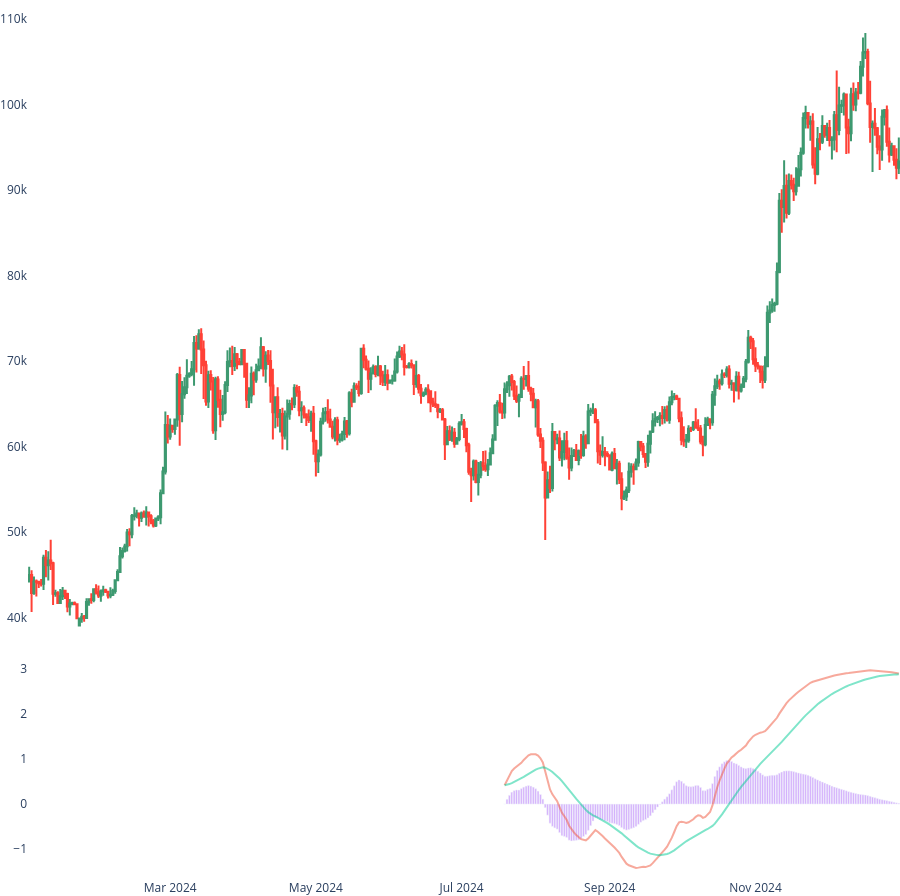

Here is the notebook cell this chart was saved with:
### Code cell
fig = plot(df_macd)
fig.add_trace(go.Scatter(
        x=df_macd['ts'], 
        y=df_macd['macd'],
        opacity=0.5,
        mode='lines',
        name='MACD'
    ), 
    row=2, col=1
)
fig.add_trace(go.Scatter(
        x=df_macd['ts'], 
        y=df_macd['macd_signal'],
        opacity=0.5,
        mode='lines',
        name='SIGNAL'
    ), 
    row=2, col=1
)
fig.add_trace(go.Bar(
        x=df_macd['ts'], 
        y=df_macd['macd_hist'],
        opacity=0.5,
        name='H'
    ), 
    row=2, col=1
)

fig.show()

### Figure 1 — Plotly figure (JSON) as saved in the notebook; plotly's stock layout.template omitted (floating-point values rounded to 4 significant figures; data arrays with more than 128 entries replaced by an {"elided": "..."} marker saying what was removed)
{"data": [{"close": {"elided": "365 float values"}, "high": {"elided": "365 float values"}, "low": {"elided": "365 float values"}, "open": {"elided": "365 float values"}, "type": "candlestick", "x": {"elided": "365 str values"}, "xaxis": "x", "yaxis": "y"}, {"mode": "lines", "name": "MACD", "opacity": 0.5, "type": "scatter", "x": {"elided": "365 str values"}, "xaxis": "x2", "y": {"elided": "365 float values"}, "yaxis": "y2"}, {"mode": "lines", "name": "SIGNAL", "opacity": 0.5, "type": "scatter", "x": {"elided": "365 str values"}, "xaxis": "x2", "y": {"elided": "365 float values"}, "yaxis": "y2"}, {"name": "H", "opacity": 0.5, "type": "bar", "x": {"elided": "365 str values"}, "xaxis": "x2", "y": {"elided": "365 float values"}, "yaxis": "y2"}], "layout": {"autosize": true, "height": 896, "margin": {"b": 0, "l": 0, "pad": 0, "r": 0, "t": 0}, "plot_bgcolor": "#fff", "showlegend": false, "xaxis": {"anchor": "y", "domain": [0, 1], "matches": "x2", "rangeslider": {"visible": false}, "showticklabels": false}, "xaxis2": {"anchor": "y2", "domain": [0, 1]}, "yaxis": {"anchor": "x", "domain": [0.25, 1]}, "yaxis2": {"anchor": "x2", "domain": [0, 0.25]}}}
